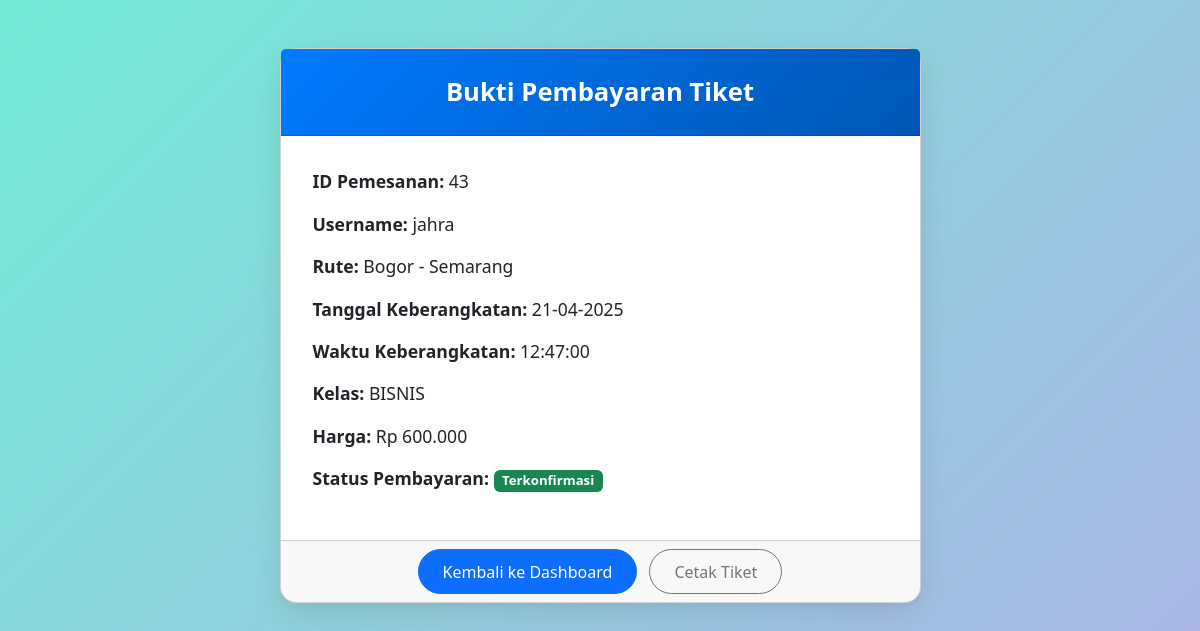
The app's page /bukti_pembayaran.php?id_pemesanan=43 (signed in) with its own data.
### tables this page shows
CREATE TABLE `pemesanan` (
  `id_pemesanan` int NOT NULL,
  `id_user` int NOT NULL,
  `id_rute` int NOT NULL,
  `tanggal_pemesanan` datetime NOT NULL,
  `status` enum('pending','berhasil','batal') NOT NULL,
  `username` varchar(255) NOT NULL,
  `status_pembayaran` varchar(50) DEFAULT 'Menunggu Konfirmasi',
  `status_pembayaran_lama` varchar(50) DEFAULT NULL,
  `jumlah_tiket` int NOT NULL,
  `bukti_pembayaran` varchar(255) DEFAULT NULL
);

CREATE TABLE `rute_transportasi` (
  `id_rute` int NOT NULL,
  `id_transportasi` int NOT NULL,
  `asal` varchar(255) NOT NULL,
  `tujuan` varchar(255) NOT NULL,
  `tanggal_keberangkatan` date NOT NULL,
  `waktu_keberangkatan` time NOT NULL,
  `harga` varchar(255) NOT NULL,
  `kelas` enum('Ekonomi','Bisnis','Vip') NOT NULL
);

### bukti_pembayaran.php (the view, shortened to what this page needs)
<?php
include 'koneksi.php';
$id_pemesanan = $_GET['id_pemesanan'];
$username = $_SESSION['username'];
$query = "SELECT pm.id_pemesanan, pm.id_rute, r.asal, r.tujuan, r.harga, r.kelas, r.tanggal_keberangkatan, r.waktu_keberangkatan,
                 pm.tanggal_pemesanan, pm.status_pembayaran, pm.username
          FROM pemesanan pm
          JOIN rute_transportasi r ON pm.id_rute = r.id_rute
          WHERE pm.id_pemesanan = '$id_pemesanan' AND pm.username = '$username'";
$result = mysqli_query($con, $query);
$pemesanan = mysqli_fetch_assoc($result);
?>
<!DOCTYPE html>
<html lang="id">
<head>
    <link href="https://cdn.jsdelivr.net/npm/bootstrap@5.3.0/dist/css/bootstrap.min.css" rel="stylesheet">
</head>
<body>
<div class="container py-5">
    <div class="row justify-content-center">
        <div class="col-lg-7 col-md-9 col-sm-11">
            <div class="card">
                <div class="card-header">
                    Bukti Pembayaran Tiket
                </div>
                <div class="card-body">
                    <p><strong>ID Pemesanan:</strong> <?= htmlspecialchars($pemesanan['id_pemesanan'] ?? 'Tidak ada ID Pemesanan'); ?></p>
                    <p><strong>Username:</strong> <?= htmlspecialchars($pemesanan['username'] ?? 'Tidak ada username'); ?></p>
                    <p><strong>Rute:</strong> <?= htmlspecialchars($pemesanan['asal'] ?? 'Tidak ada asal') . " - " . htmlspecialchars($pemesanan['tujuan'] ?? 'Tidak ada tujuan'); ?></p>
                    <p><strong>Tanggal Keberangkatan:</strong> <?= date('d-m-Y', strtotime($pemesanan['tanggal_keberangkatan'] ?? '')); ?></p>
                    <p><strong>Waktu Keberangkatan:</strong> <?= htmlspecialchars($pemesanan['waktu_keberangkatan'] ?? 'Tidak ada waktu keberangkatan'); ?></p>
                    <p><strong>Kelas:</strong> <?= strtoupper(htmlspecialchars($pemesanan['kelas'] ?? 'Tidak ada kelas')); ?></p>
                    <p><strong>Harga:</strong> Rp <?= number_format($pemesanan['harga'] ?? 0, 0, ',', '.'); ?></p>
                    <p><strong>Status Pembayaran:</strong>
                        <span class="badge bg-success"><?= htmlspecialchars($pemesanan['status_pembayaran'] ?? 'Tidak ada status'); ?></span>
                    </p>
                </div>
                <div class="card-footer text-center">
                    <a href="dashboard_user.php" class="btn btn-primary me-2">Kembali ke Dashboard</a>
                    <button onclick="window.print()" class="btn btn-outline-secondary">Cetak Tiket</button>
                </div>
            </div>
        </div>
    </div>
</div>
</body>
</html>

### bukti_pembayaran.php (style rules this page uses)
body { background: linear-gradient(135deg, #74ebd5 0%, #ACB6E5 100%); font-family: 'Segoe UI', sans-serif; }
.card, .ticket { border-radius: 1rem; box-shadow: 0 10px 30px rgba(0,0,0,0.1); background-color: white; }
.card-header, .ticket-header { background: linear-gradient(135deg, #007bff 0%, #0056b3 100%); color: white; text-align: center; padding: 1.5rem; border-top-left-radius: 1rem; border-top-right-radius: 1rem; font-size: 1.6rem; font-weight: bold; }
.card-body, .ticket-body { padding: 2rem; font-size: 1.1rem; }
.btn { border-radius: 30px; padding: 0.6rem 1.5rem; }

### records on screen
pemesanan: id_pemesanan "43", username "jahra", id_rute.asal "Bogor", id_rute.tujuan "Semarang", id_rute.tanggal_keberangkatan "21-04-2025", id_rute.waktu_keberangkatan "12:47:00", id_rute.kelas "BISNIS", id_rute.harga "600.000", status_pembayaran "Terkonfirmasi"
